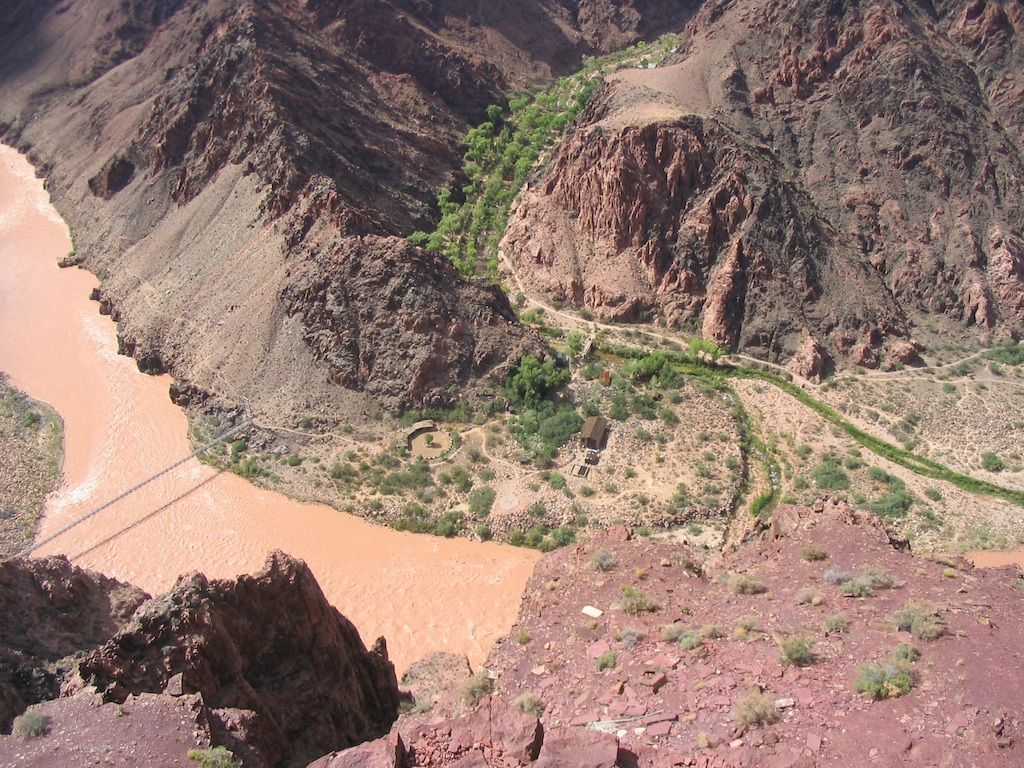
#> input picture opencv_tutorial/images/river1.jpg, 1024 x 768 px
$ jupyter execute --allow-errors practice_test.ipynb   (shell and % lines are left out)
#> lines starting #> are read from the running program, lines starting #| are printed output that depends on the picture
# [OpenCV-Python Tutorial] Practice Test

In this notebook, you write code to find homography matrix and warp image given SIFT feature matching of two images, and detect faces and eyes from an image.
Please read the code carefully and fill the blank at the bottom, to produce desired output.

---

# 1. SIFT mosaic

[cell 1]
import numpy as np
import cv2 # OpenCV-Python
import matplotlib.pyplot as plt

[cell 2]
# Open and show images
img1 = cv2.imread('images/river1.jpg')
#> img1 is the input picture: shape (768, 1024, 3); mean B, G, R 113.1, 123.7, 148.2
img2 = cv2.imread('images/river2.jpg')
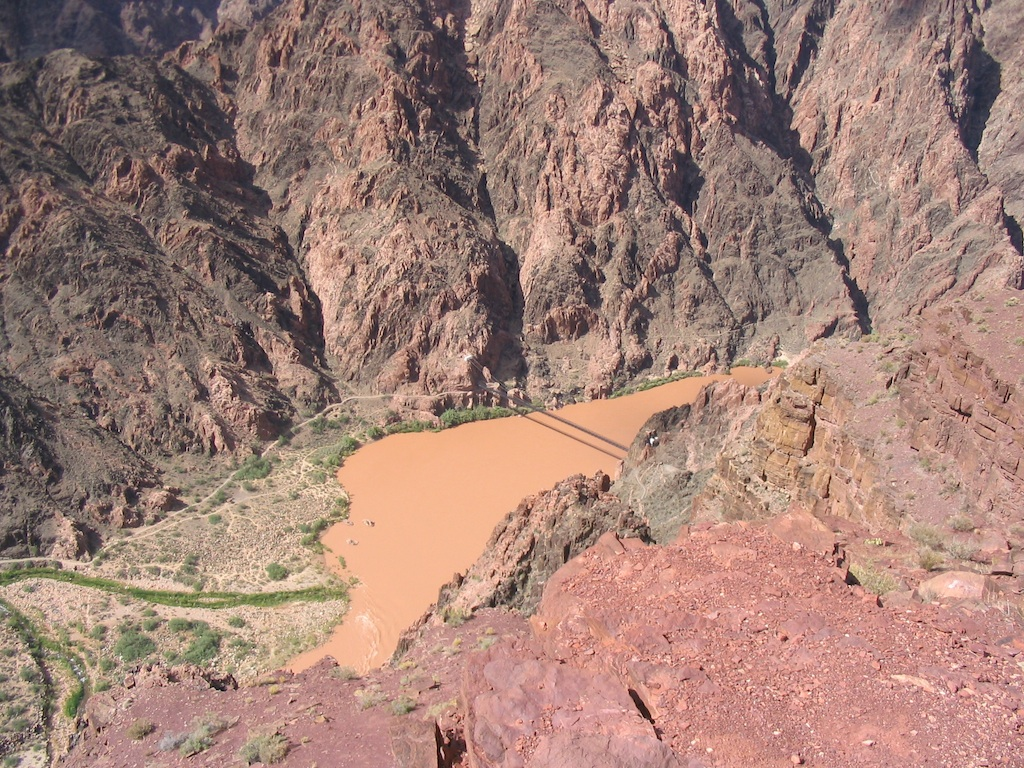
#> input picture opencv_tutorial/images/river2.jpg, 1024 x 768 px
#> img2 is the input picture: shape (768, 1024, 3); mean B, G, R 118.9, 129.4, 161.4

plt.figure(figsize=(12,4))
plt.subplot(1, 2, 1)
plt.imshow(cv2.cvtColor(img1, cv2.COLOR_BGR2RGB))
plt.subplot(1, 2, 2)
plt.imshow(cv2.cvtColor(img2, cv2.COLOR_BGR2RGB))
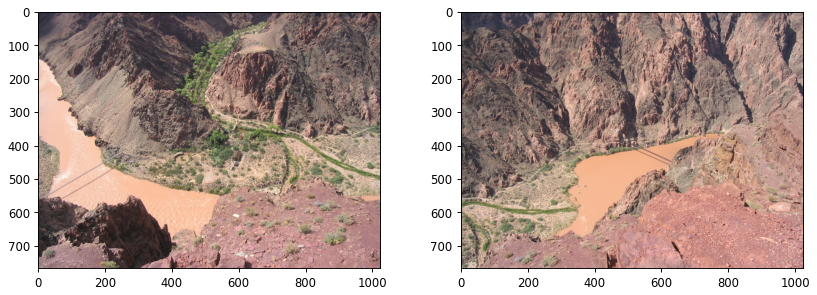
#> figure drawn by matplotlib, 2 panels

[cell 3]
# SIFT feature extracting
sift = cv2.xfeatures2d.SIFT_create()
gray1 = cv2.cvtColor(img1, cv2.COLOR_BGR2GRAY)
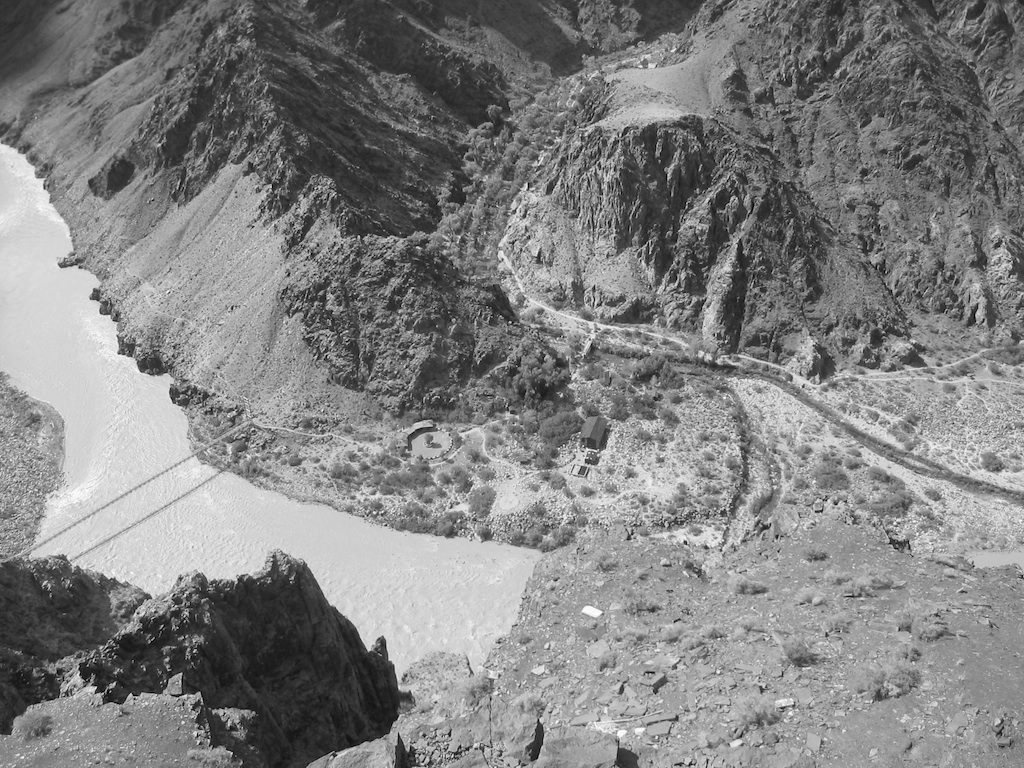
#> gray1: shape (768, 1024); min 1, max 255, mean 129.8
gray2 = cv2.cvtColor(img2, cv2.COLOR_BGR2GRAY)
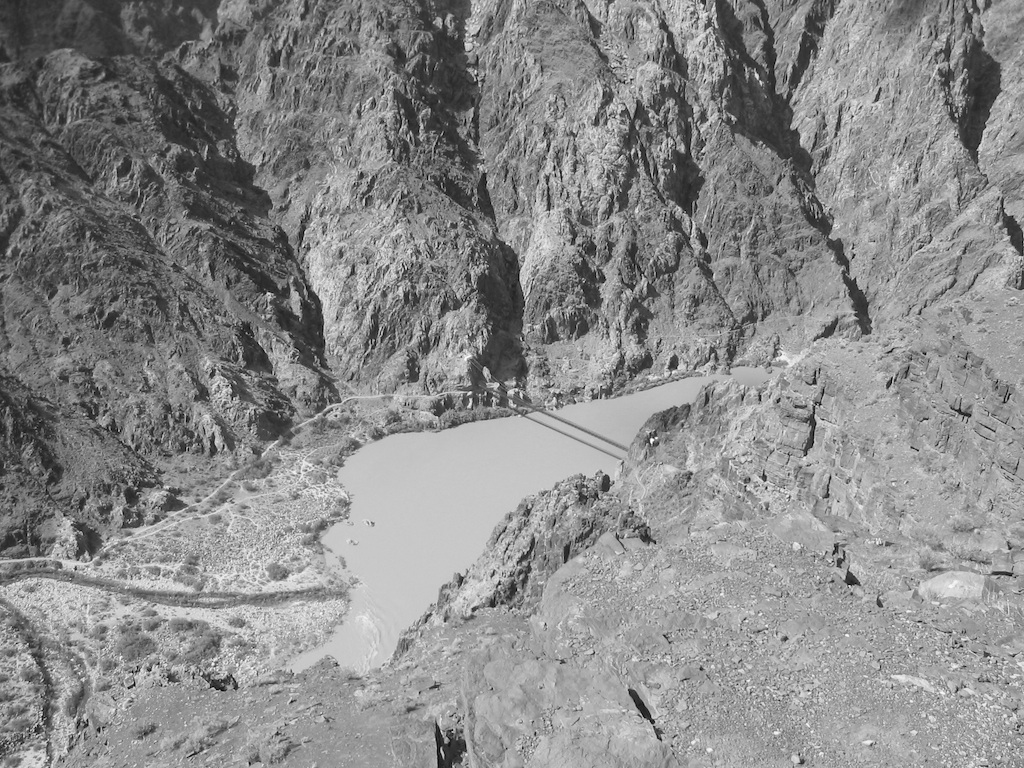
#> gray2: shape (768, 1024); min 1, max 255, mean 137.8

kp1, des1 = sift.detectAndCompute(gray1, None)
#> kp1 = 8862 keypoints; strongest (x, y, size): (685, 542, 2.6), (721, 550, 1.8), (374, 512, 2), (114, 683, 2)
kp2, des2 = sift.detectAndCompute(gray2, None)
#> kp2 = 9346 keypoints; strongest (x, y, size): (652, 440, 2.7), (134, 685, 1.9), (75, 568, 2.1), (757, 76, 3.1)

print('Image 1 - %d feature detected' % des1.shape[0])
#| Image 1 - 8862 feature detected
print('Image 2 - %d feature detected' % des2.shape[0])
#| Image 2 - 9346 feature detected

[cell 4]
# BFMatcher(Brute Force Matcher) with defalut setting
bf = cv2.BFMatcher(cv2.NORM_L2)
matches = bf.knnMatch(des1, des2, k=2)
#> matches = 8862 matches
print('%d matches' % len(matches))
#| 8862 matches

# Apply ratio test as in David Rowe's paper
good_matches = []
for m, n in matches:
    if m.distance < 0.75 * n.distance:
        good_matches.append(m)
#> after the loop, good_matches = 1353 matches
print('%d matches' % len(good_matches))
#| 1353 matches

[cell 5]
# Display SIFT matches
img3 = cv2.drawMatches(img1, kp1, img2, kp2, good_matches, None, matchColor = (0,0,255))
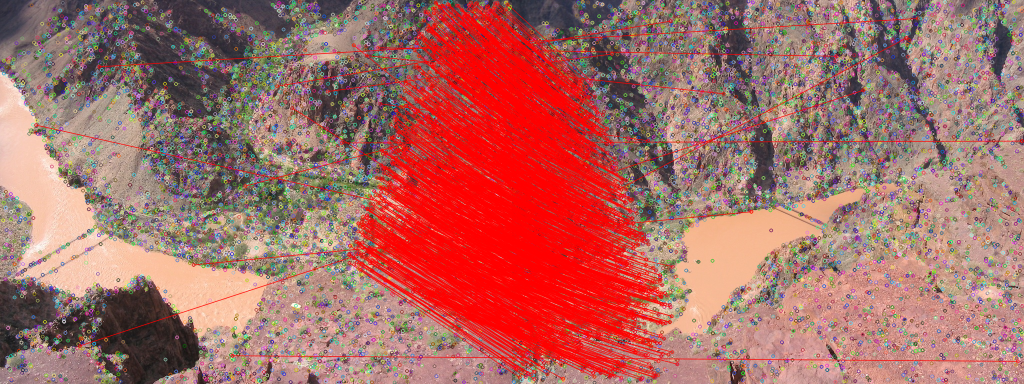
#> img3: shape (768, 2048, 3) (shown at 1/2 size); mean B, G, R 100.6, 107.6, 169.7
plt.figure(figsize=(9,3))
plt.imshow(cv2.cvtColor(img3, cv2.COLOR_BGR2RGB))

[cell 6]
trans_x = 0
trans_y = 500
trans = np.float32([[1, 0, trans_x], [0, 1, trans_y], [0, 0, 1]])

[cell 7]
# Output mosaic
out = np.zeros((2000,3000,3),dtype=np.uint8)
out = cv2.warpPerspective(img1, trans, (3000, 2000), out, borderMode=cv2.BORDER_TRANSPARENT)
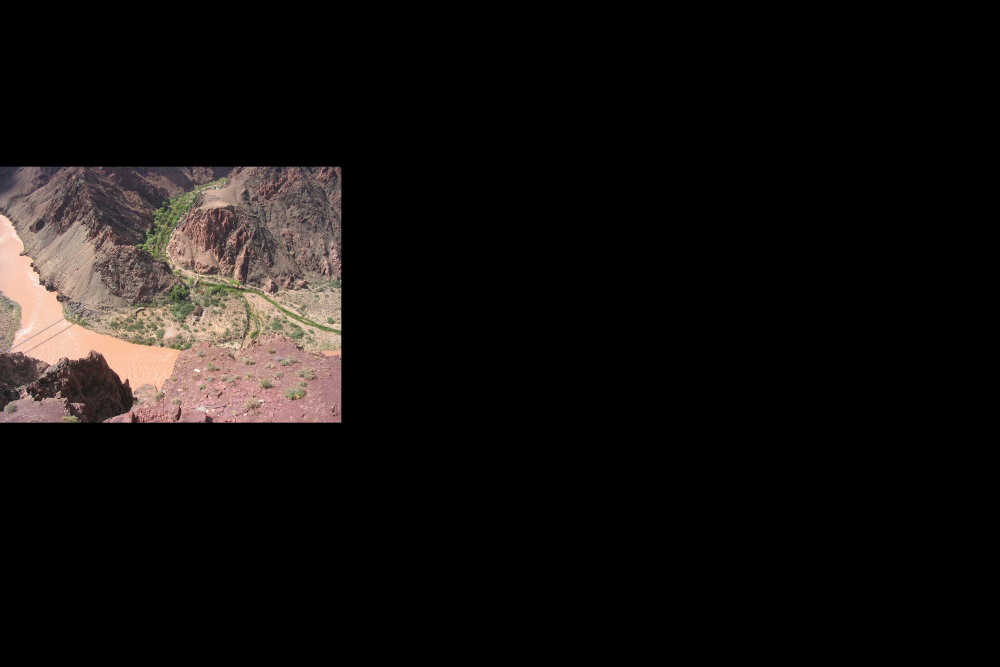
#> out: shape (2000, 3000, 3) (shown at 1/3 size); mean B, G, R 14.8, 16.2, 19.4

# Fill code below to find the homography between two images and warp the second image over 'out'
#================ YOUR CODE HERE ===================


#===================================================

plt.imshow(cv2.cvtColor(out, cv2.COLOR_BGR2RGB))

[cell 8]
# Desired Output

# 2. Face Detection

[cell 9]
# Detect faces and eyes using these cascade classifiers
face_cascade = cv2.CascadeClassifier('detect/haarcascade_frontalface_default.xml')
eye_cascade = cv2.CascadeClassifier('detect/haarcascade_eye.xml')

img = cv2.imread('images/kidman_cruise.jpg')
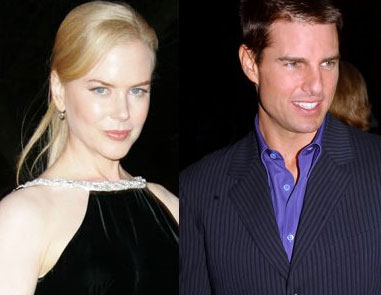
#> input picture opencv_tutorial/images/kidman_cruise.jpg, 381 x 295 px
#> img is the input picture: shape (295, 381, 3); mean B, G, R 71.8, 71.5, 82.8
plt.imshow(cv2.cvtColor(img, cv2.COLOR_BGR2RGB))
